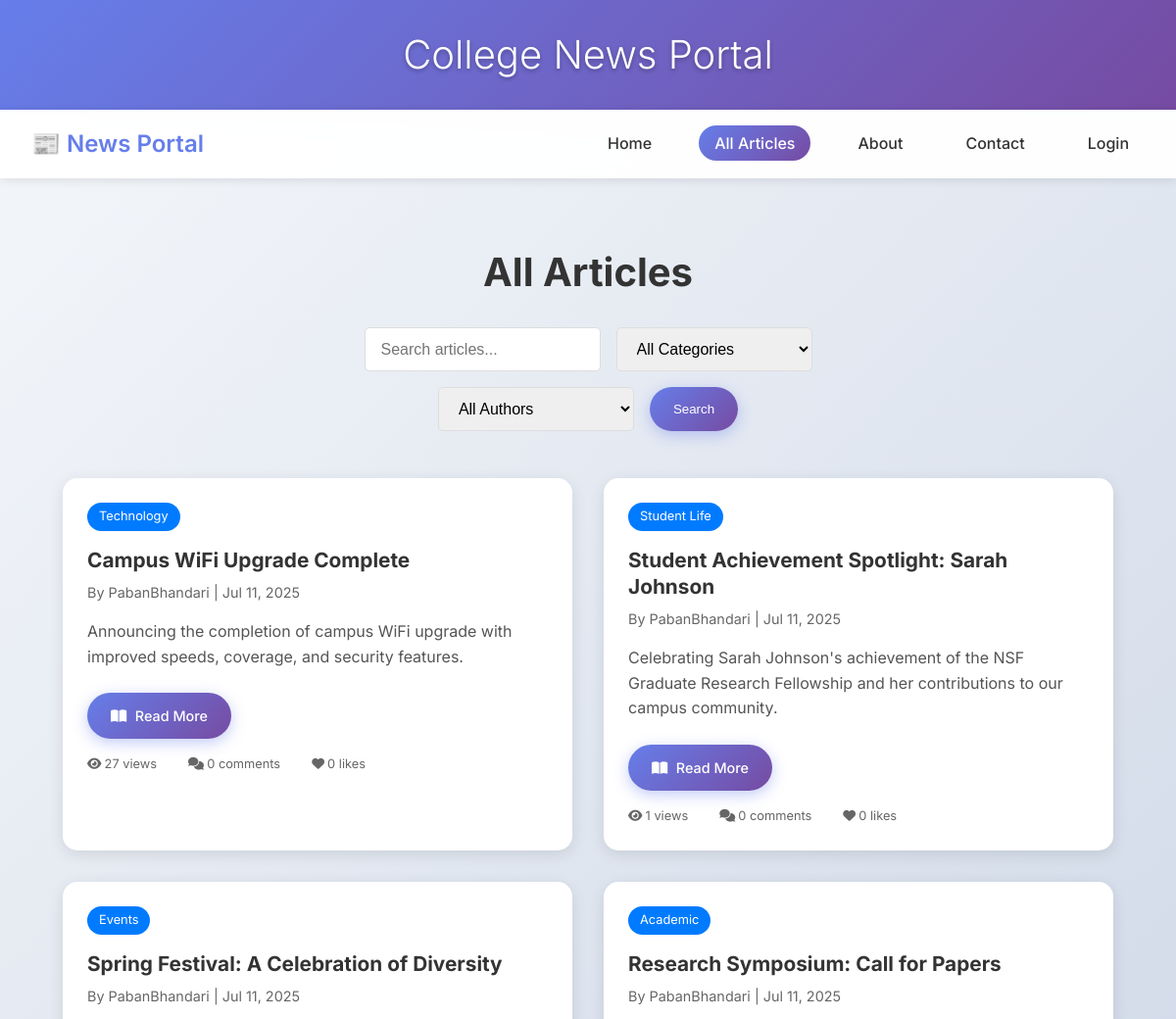
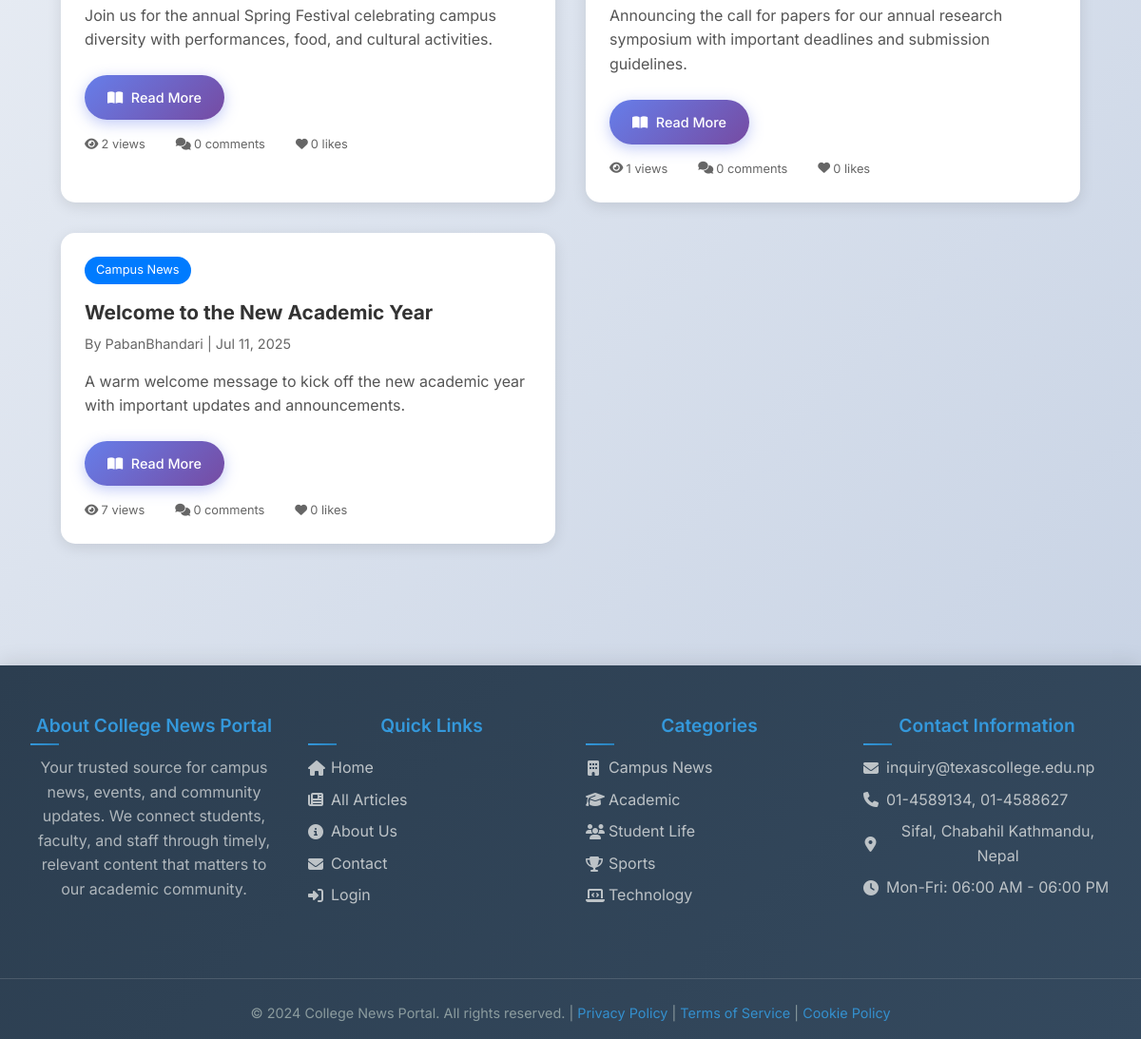
/articles/, run on an earlier commit of the app's database (2 pictures, top to bottom).
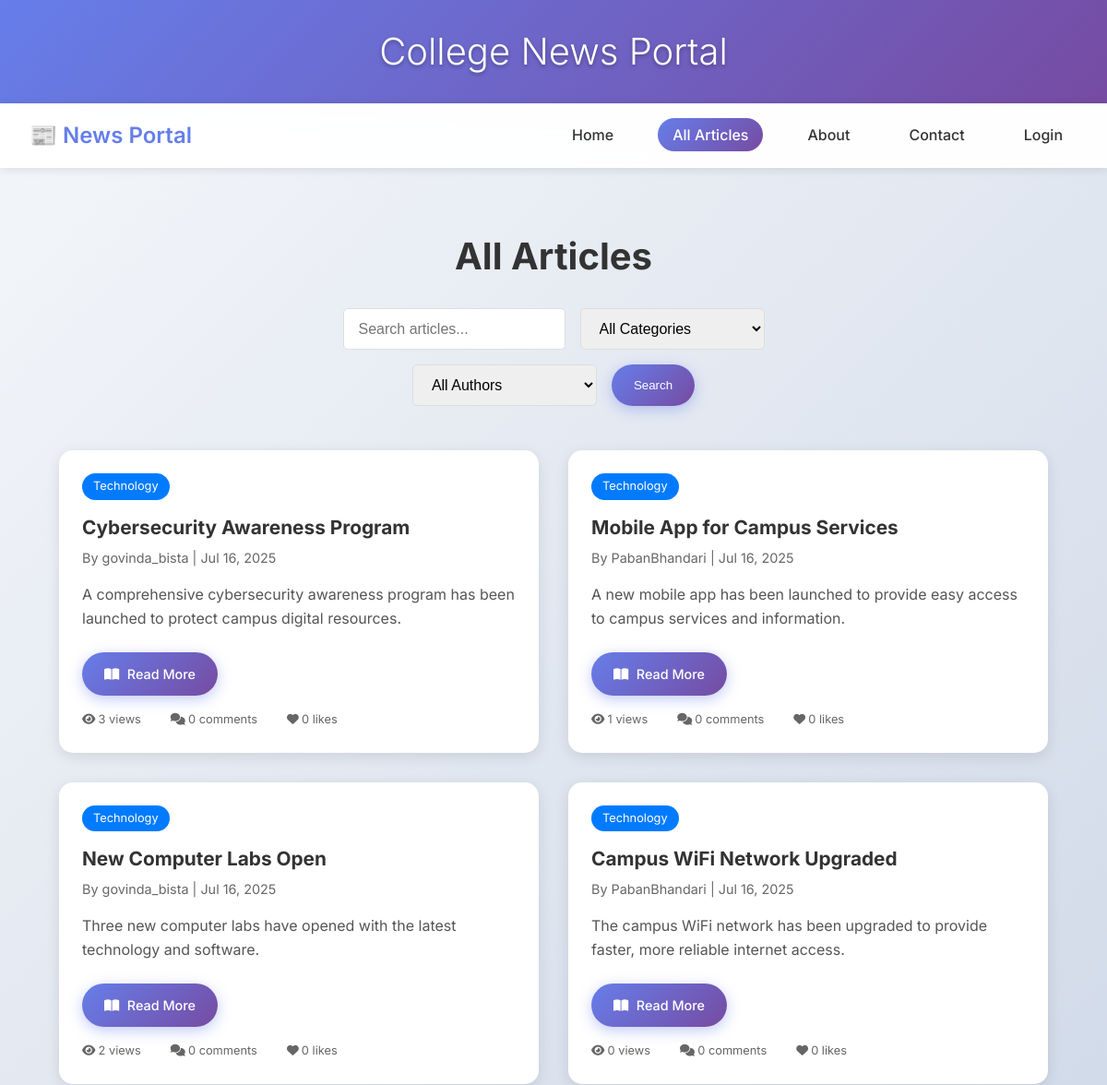
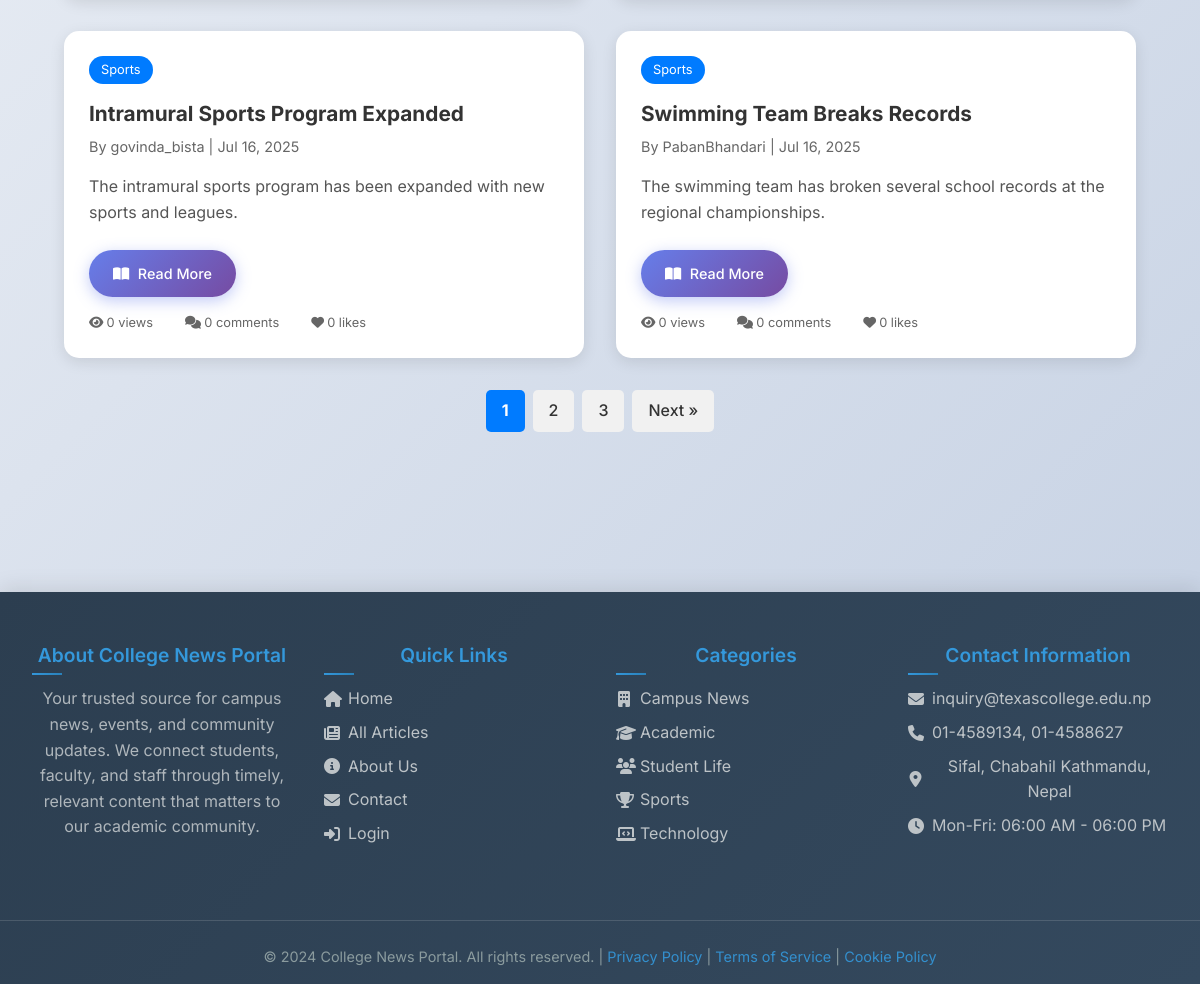
And on a later commit of the database (2 pictures, top to bottom).
### news/models.py (models this page shows, shortened)
class NewsArticle(models.Model):
    STATUS_CHOICES = [
        ('draft', 'Draft'),
        ('published', 'Published'),
        ('archived', 'Archived'),
    ]
    title = models.CharField(max_length=200)
    content = models.TextField()
    summary = models.TextField(max_length=500, blank=True)
    author = models.ForeignKey(User, on_delete=models.CASCADE, related_name='articles')
    category = models.ForeignKey(Category, on_delete=models.CASCADE, related_name='articles')
    status = models.CharField(max_length=20, choices=STATUS_CHOICES, default='draft')
    created_at = models.DateTimeField(auto_now_add=True)
    updated_at = models.DateTimeField(auto_now=True)
    published_at = models.DateTimeField(blank=True, null=True)
    views = models.PositiveIntegerField(default=0)
    class Meta:
        ordering = ['-published_at', '-created_at']
    @property
    def like_count(self):
        return self.likes.count()
    @property
    def comment_count(self):
        return self.comments.filter(is_approved=True).count()

class Category(models.Model):
    name = models.CharField(max_length=100)
    description = models.TextField(blank=True)
    created_at = models.DateTimeField(auto_now_add=True)
    class Meta:
        verbose_name_plural = "Categories"

### news/views.py (the view)
# urls.py: path('articles/', views.article_list, name='article_list'),
def article_list(request):
    articles = NewsArticle.objects.filter(status='published')
    category_id = request.GET.get('category')
    search_query = request.GET.get('search')
    author_id = request.GET.get('author')
    if category_id:
        articles = articles.filter(category_id=category_id)
    if search_query:
        articles = articles.filter(
            Q(title__icontains=search_query) |
            Q(content__icontains=search_query) |
            Q(summary__icontains=search_query)
        )
    if author_id:
        articles = articles.filter(author_id=author_id)
    categories = Category.objects.all()
    authors = User.objects.filter(articles__status='published').distinct()
    paginator = Paginator(articles, 6)  # 6 articles per page
    page = request.GET.get('page')
    try:
        page_obj = paginator.page(page)
    except PageNotAnInteger:
        page_obj = paginator.page(1)
    except EmptyPage:
        page_obj = paginator.page(paginator.num_pages)
    context = {
        'articles': page_obj.object_list,
        'page_obj': page_obj,
        'is_paginated': page_obj.has_other_pages(),
        'categories': categories,
        'selected_category': category_id,
        'search_query': search_query,
        'authors': authors,
        'selected_author': author_id,
    }
    return render(request, 'article_list.html', context)

### news/templates/article_list.html (shortened to what this page needs)
{% extends 'base_home.html' %}
{% block content %}
<div class="articles-container">
    <div class="articles-header">
        <h1>All Articles</h1>
        <div class="search-filter">
            <form method="get" class="search-form">
                <input type="text" name="search" placeholder="Search articles..." value="{{ search_query|default:'' }}">
                <select name="category">
                    <option value="">All Categories</option>
                </select>
                <select name="author">
                    <option value="">All Authors</option>
                </select>
                <button type="submit" class="btn btn-primary">Search</button>
            </form>
        </div>
    </div>
    {% if articles %}
    <div class="articles-grid">
        {% for article in articles %}
        <div class="article-card">
            <div class="article-content">
                <div class="article-category">{{ article.category.name }}</div>
                <h3><a href="{% url 'article_detail' article.id %}">{{ article.title }}</a></h3>
                <p class="article-meta">
                    By {{ article.author.username }} | {{ article.published_at|date:"M d, Y" }}
                </p>
                <div class="article-summary-container">
                    <p class="article-summary" id="summary-{{ article.id }}">
                        {{ article.summary|default:article.content|truncatewords:20 }}
                    </p>
                    <a href="{% url 'article_detail' article.id %}" class="read-more-btn">
                        <i class="fas fa-book-open"></i> Read More
                    </a>
                </div>
                <div class="article-stats">
                    <span><i class="fas fa-eye"></i> {{ article.views }} views</span>
                    <span><i class="fas fa-comments"></i> {{ article.comment_count }} comments</span>
                    <span><i class="fas fa-heart"></i> {{ article.like_count }} likes</span>
                </div>
            </div>
        </div>
        {% endfor %}
    </div>
    {% else %}
    <div class="no-articles">
        <h3>No articles found</h3>
        <p>{% if search_query %}No articles match your search "{{ search_query }}".{% else %}No articles are available at the moment.{% endif %}</p>
        <a href="{% url 'article_list' %}" class="btn btn-outline">View All Articles</a>
    </div>
    {% endif %}
    {% if is_paginated %}
    <div class="pagination">
        {% for num in page_obj.paginator.page_range %}
            {% if page_obj.number == num %}
                <span class="current-page">{{ num }}</span>
            {% elif num > page_obj.number|add:'-3' and num < page_obj.number|add:'3' %}
                <a href="?page={{ num }}" class="page-link">{{ num }}</a>
            {% endif %}
        {% endfor %}
        {% if page_obj.has_next %}
            <a href="?page={{ page_obj.next_page_number }}" class="page-link">Next &raquo;</a>
        {% endif %}
    </div>
    {% endif %}
{% endblock %}

What changed in the data, as far as the page shows it:
no longer on this page (row edited): NewsArticle: category.name "Technology", title "Campus WiFi Upgrade Complete", author.username "PabanBhandari", published_at "Jul 11, 2025", summary "Announcing the completion of campus WiFi upgrade with improved speeds, coverage, and security features.", views "27", comment_count "0", like_count "0"
no longer on this page (row edited): NewsArticle: category.name "Student Life", title "Student Achievement Spotlight: Sarah Johnson", author.username "PabanBhandari", published_at "Jul 11, 2025", summary "Celebrating Sarah Johnson's achievement of the NSF Graduate Research Fellowship and her contributions to our campus community.", views "1", comment_count "0", like_count "0"
no longer on this page (row edited): NewsArticle: category.name "Events", title "Spring Festival: A Celebration of Diversity", author.username "PabanBhandari", published_at "Jul 11, 2025", summary "Join us for the annual Spring Festival celebrating campus diversity with performances, food, and cultural activities.", views "2", comment_count "0", like_count "0"
no longer on this page (row edited): NewsArticle: category.name "Academic", title "Research Symposium: Call for Papers", author.username "PabanBhandari", published_at "Jul 11, 2025", summary "Announcing the call for papers for our annual research symposium with important deadlines and submission guidelines.", views "1", comment_count "0", like_count "0"
no longer on this page (row edited): NewsArticle: category.name "Campus News", title "Welcome to the New Academic Year", author.username "PabanBhandari", published_at "Jul 11, 2025", summary "A warm welcome message to kick off the new academic year with important updates and announcements.", views "7", comment_count "0", like_count "0"
added NewsArticle: category.name "Technology", title "Cybersecurity Awareness Program", author.username "govinda_bista", published_at "Jul 16, 2025", summary "A comprehensive cybersecurity awareness program has been launched to protect campus digital resources.", views "3", comment_count "0", like_count "0"
added NewsArticle: category.name "Technology", title "Mobile App for Campus Services", author.username "PabanBhandari", published_at "Jul 16, 2025", summary "A new mobile app has been launched to provide easy access to campus services and information.", views "1", comment_count "0", like_count "0"
added NewsArticle: category.name "Technology", title "New Computer Labs Open", author.username "govinda_bista", published_at "Jul 16, 2025", summary "Three new computer labs have opened with the latest technology and software.", views "2", comment_count "0", like_count "0"
added NewsArticle: category.name "Technology", title "Campus WiFi Network Upgraded", author.username "PabanBhandari", published_at "Jul 16, 2025", summary "The campus WiFi network has been upgraded to provide faster, more reliable internet access.", views "0", comment_count "0", like_count "0"
added NewsArticle: category.name "Sports", title "Intramural Sports Program Expanded", author.username "govinda_bista", published_at "Jul 16, 2025", summary "The intramural sports program has been expanded with new sports and leagues.", views "0", comment_count "0", like_count "0"
added NewsArticle: category.name "Sports", title "Swimming Team Breaks Records", author.username "PabanBhandari", published_at "Jul 16, 2025", summary "The swimming team has broken several school records at the regional championships.", views "0", comment_count "0", like_count "0"
Also different on the page:
new list line: "1"
new list line: "2"
new list line: "3"
text now shown: "Next »"
